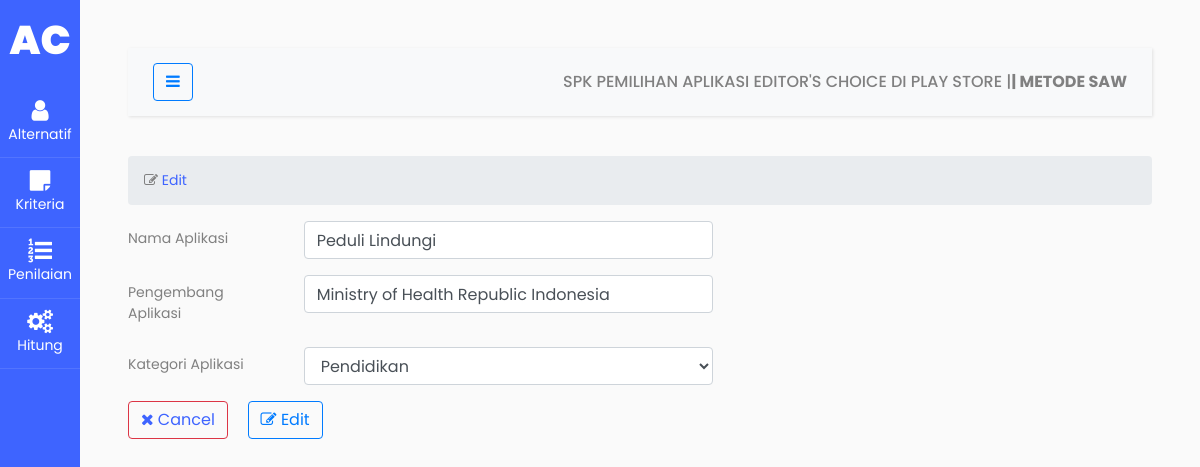
The page /alt_ubah.php?nama=Peduli Lindungi on the database as committed earlier.
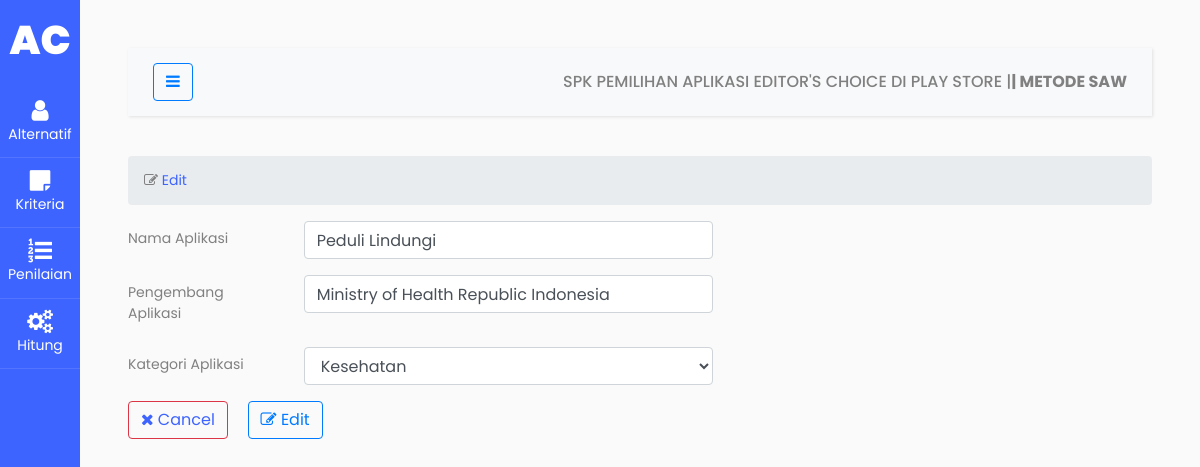
The same page on the database as committed later.
### tables this page shows
CREATE TABLE `saw_aplikasi` (
  `nama` varchar(100) NOT NULL,
  `pengembang` varchar(100) NOT NULL,
  `kategori` varchar(100) NOT NULL
);

### alt_ubah.php (the view, shortened to what this page needs)
<!doctype html>
<html lang="en">
<?php
include 'components/head.php';
?>
<body>
    <div class="wrapper d-flex align-items-stretch">
        <?php
        include 'components/sidebar.php';
        ?>
        <div id="content" class="p-4 p-md-5">
            <?php
            include 'components/navbar.php';
            ?>
            <section id="main-content">
                <section class="wrapper">
                    <div class="row">
                        <div class="col-lg-12">
                            <ol class="breadcrumb">
                                <li><i class="fa fa-edit"></i><a href=""> Edit</a></li>
                            </ol>
                        </div>
                    </div>
                    <?php
                    include 'koneksi.php';
                    ?>
                    <form method="POST" action="">
                        <?php
                        $nama = $_GET['nama'];
                        $sql = "SELECT * FROM saw_aplikasi WHERE nama = '$nama'";
                        $hasil = $conn->query($sql);
                        $rows = $hasil->num_rows;
                        if ($rows > 0) {
                            $row = $hasil->fetch_row();
                            $nama = $row[0];
                            $pengembang = $row[1];
                            $kategori = $row[2];
                        ?>
                            <div class="form-group row">
                                <label class="col-sm-2 col-form-label">Nama Aplikasi</label>
                                <div class="col-sm-5">
                                    <input type="text" class="form-control" name="nama" value="<?= $nama ?>">
                                </div>
                            </div>
                            <div class="form-group row">
                                <label class="col-sm-2 col-form-label">Pengembang Aplikasi</label>
                                <div class="col-sm-5">
                                    <input type="text" class="form-control" name="pengembang" value="<?= $pengembang ?>">
                                </div>
                            </div>
                            <div class="form-group row">
                                <label class="col-sm-2 col-form-label">Kategori Aplikasi</label>
                                <div class="col-sm-5">
                                    <select class="form-control" name="kategori" value="<?= $kategori ?>">
                                        <option <?php if ($kategori == 'Pendidikan') {
                                                    echo 'selected';
                                                } ?>>Pendidikan</option>
                                        <option <?php if ($kategori == 'Kesehatan') {
                                                    echo 'selected';
                                                } ?>>Kesehatan</option>
                                    </select>
                                </div>
                            </div>
                            <div>
                                <button type="button" class="btn btn-outline-danger mr-3"><a href="index.php"><i class="fa fa-close"></i> Cancel</a></button>
                                <button type="edit" name="edit" class="btn btn-outline-primary"><i class="fa fa-edit"></i> Edit</button>
                            </div>
                    </form>
                <?php } ?>
                </section>
            </section>
        </div>
    </div>
</body>
</html>

Rows that differ between the two databases and show on the page:
changed saw_aplikasi "Peduli Lindungi": kategori "Pendidikan" → "Kesehatan"
